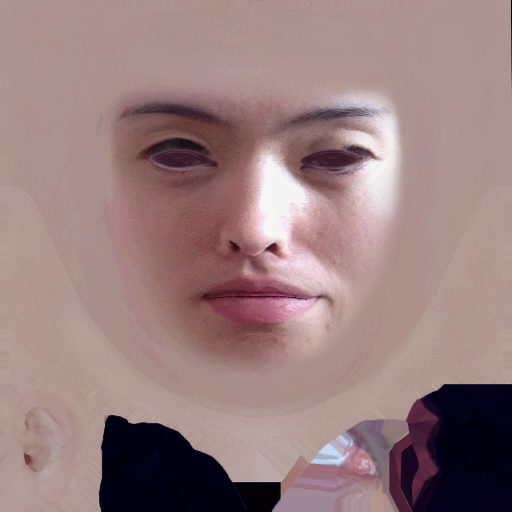
%> input picture code/guided-filter-code-v1/img_feathering/i3.png, 512 x 512 px, given in place of i3.jpg, which was not available
$ octave example_smoothing.m   (GNU Octave 9; MATLAB toolbox functions it lacks are replaced by stand-ins)
%> lines starting %> are read from the running program, lines starting %| are printed output that depends on the picture; pictures that were not available may be replaced by others from this repository, and a replacement may not be noted
### code/guided-filter-code-v1/guidedfilter.m
function q = guidedfilter(I, p, r, eps)
%   GUIDEDFILTER   O(1) time implementation of guided filter.
%
%   - guidance image: I (should be a gray-scale/single channel image)
%   - filtering input image: p (should be a gray-scale/single channel image)
%   - local window radius: r
%   - regularization parameter: eps

[hei, wid] = size(I);
N = boxfilter(ones(hei, wid), r); % the size of each local patch; N=(2r+1)^2 except for boundary pixels.

mean_I = boxfilter(I, r) ./ N;
mean_p = boxfilter(p, r) ./ N;
mean_Ip = boxfilter(I.*p, r) ./ N;
cov_Ip = mean_Ip - mean_I .* mean_p; % this is the covariance of (I, p) in each local patch.

mean_II = boxfilter(I.*I, r) ./ N;
var_I = mean_II - mean_I .* mean_I;

a = cov_Ip ./ (var_I + eps); % Eqn. (5) in the paper;
b = mean_p - a .* mean_I; % Eqn. (6) in the paper;

mean_a = boxfilter(a, r) ./ N;
mean_b = boxfilter(b, r) ./ N;

q = mean_a .* I + mean_b; % Eqn. (8) in the paper;
end

### code/guided-filter-code-v1/boxfilter.m
function imDst = boxfilter(imSrc, r)

%   BOXFILTER   O(1) time box filtering using cumulative sum
%
%   - Definition imDst(x, y)=sum(sum(imSrc(x-r:x+r,y-r:y+r)));
%   - Running time independent of r;
%   - Equivalent to the function: colfilt(imSrc, [2*r+1, 2*r+1], 'sliding', @sum);
%   - But much faster.

[hei, wid] = size(imSrc);
imDst = zeros(size(imSrc));

%cumulative sum over Y axis
imCum = cumsum(imSrc, 1);
%difference over Y axis
imDst(1:r+1, :) = imCum(1+r:2*r+1, :);
imDst(r+2:hei-r, :) = imCum(2*r+2:hei, :) - imCum(1:hei-2*r-1, :);
imDst(hei-r+1:hei, :) = repmat(imCum(hei, :), [r, 1]) - imCum(hei-2*r:hei-r-1, :);

%cumulative sum over X axis
imCum = cumsum(imDst, 2);
%difference over Y axis
imDst(:, 1:r+1) = imCum(:, 1+r:2*r+1);
imDst(:, r+2:wid-r) = imCum(:, 2*r+2:wid) - imCum(:, 1:wid-2*r-1);
imDst(:, wid-r+1:wid) = repmat(imCum(:, wid), [1, r]) - imCum(:, wid-2*r:wid-r-1);
end

### code/guided-filter-code-v1/example_smoothing.m
% example: edge-preserving smoothing
% figure 1 in our paper

close all;

%I = double(imread('.\img_smoothing\cat.bmp')) / 255;
I = double(rgb2gray(imread('.\img_enhancement\i3.jpg'))) / 255;
%> I: size 512x512 double; min 0.00392, max 0.965, mean 0.529
p = I;
r = 4; % try r=2, 4, or 8
eps = 0.1^2; % try eps=0.1^2, 0.2^2, 0.4^2

q = guidedfilter(I, p, r, eps);
%> in boxfilter, `imDst(:, wid-r+1:wid) = repmat(imCum(:, wid), [1, r]) - imCum(:, wid-2..`:
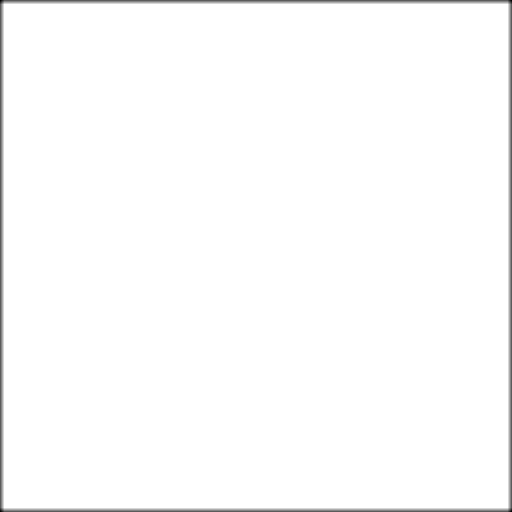
%> imDst: size 512x512 double; min 25, max 81, mean 80.3; drawn with min black and max white
%> in boxfilter (call 2), `imDst(hei-r+1:hei, :) = repmat(imCum(hei, :), [r, 1]) - imCum(hei-2*r:..`: imDst: size 512x512 double; min 0.0196, max 8.68, mean 4.74
%> in boxfilter (call 2), `imDst(:, 1:r+1) = imCum(:, 1+r:2*r+1);`: imDst: size 512x512 double; min 0.0196, max 51.85, mean 5.1
%> in boxfilter (call 2), `imDst(:, wid-r+1:wid) = repmat(imCum(:, wid), [1, r]) - imCum(:, wid-2..`: imDst: size 512x512 double; min 0.176, max 78.14, mean 42.5
%> call 4 of boxfilter, with r = 4
%> in boxfilter (call 4), `imDst(hei-r+1:hei, :) = repmat(imCum(hei, :), [r, 1]) - imCum(hei-2*r:..`: imDst: size 512x512 double; min 7.69e-05, max 8.38, mean 2.86
%> in boxfilter (call 4), `imDst(:, 1:r+1) = imCum(:, 1+r:2*r+1);`: imDst: size 512x512 double; min 7.69e-05, max 33.2, mean 3.1
%> in boxfilter (call 4), `imDst(:, wid-r+1:wid) = repmat(imCum(:, wid), [1, r]) - imCum(:, wid-2..`:
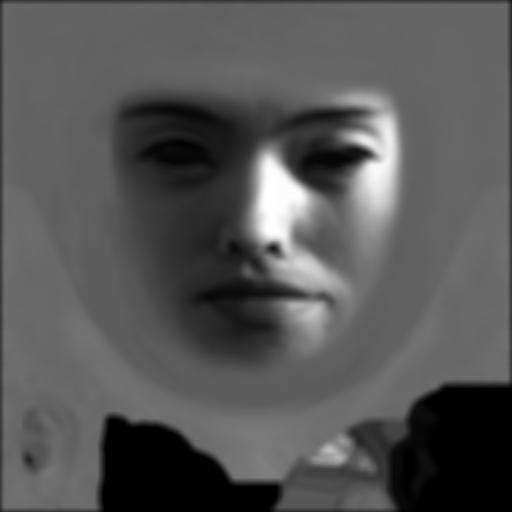
%> imDst: size 512x512 double; min 0.000692, max 75.38, mean 25.6; drawn with min black and max white
%> call 6 of boxfilter, with r = 4
%> in boxfilter (call 6), `imCum = cumsum(imSrc, 1);`:
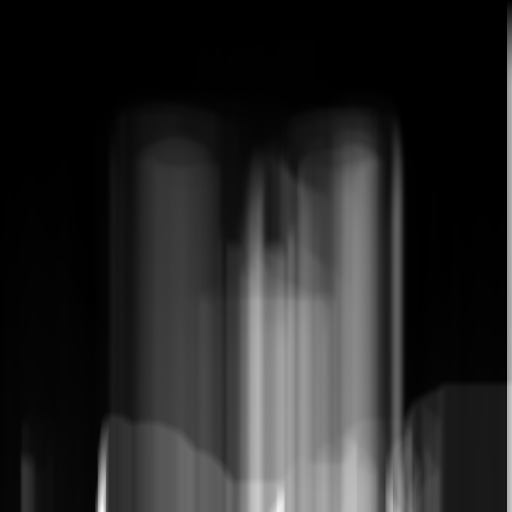
%> imCum: size 512x512 double; min -4.16e-13, max 84.69, mean 13; drawn with min black and max white
%> in boxfilter (call 6), `imDst(hei-r+1:hei, :) = repmat(imCum(hei, :), [r, 1]) - imCum(hei-2*r:..`: imDst: size 512x512 double; min -1.59e-11, max 8.07, mean 0.53
%> in boxfilter (call 6), `imCum = cumsum(imDst, 2);`:
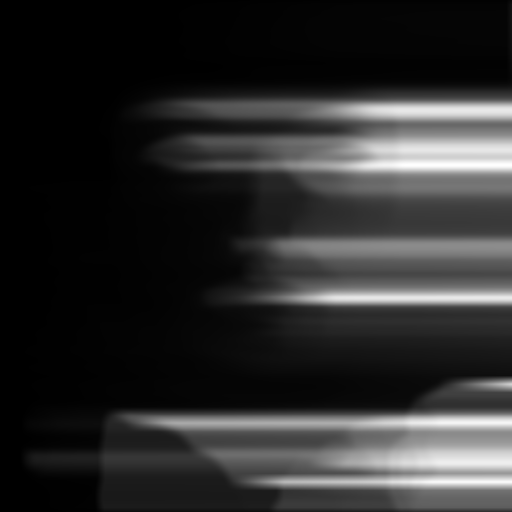
%> imCum: size 512x512 double; min 0.0013, max 682.2, mean 120.7; drawn with min black and max white
%> in boxfilter (call 6), `imDst(:, 1:r+1) = imCum(:, 1+r:2*r+1);`: imDst: size 512x512 double; min -1.59e-11, max 8.07, mean 0.532
%> in boxfilter (call 6), `imDst(:, wid-r+1:wid) = repmat(imCum(:, wid), [1, r]) - imCum(:, wid-2..`:
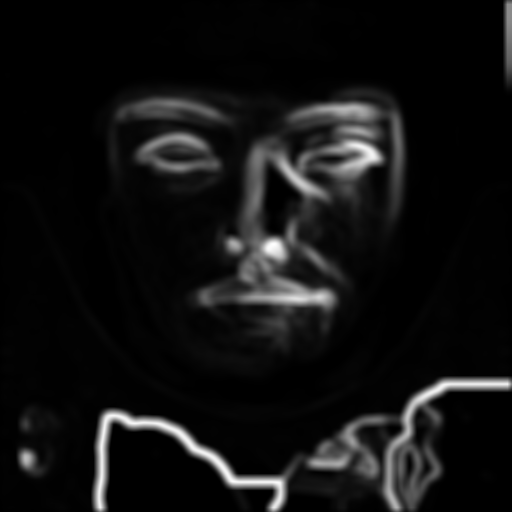
%> imDst: size 512x512 double; min -1.28e-10, max 67.45, mean 4.7; mean of the top-left, top-right, bottom-left and bottom-right quarters 2.9, 5.6, 4, 6.5; drawn with min black and max white
%> call 7 of boxfilter, with r = 4
%> in boxfilter (call 7), `imDst(:, 1:r+1) = imCum(:, 1+r:2*r+1);`:
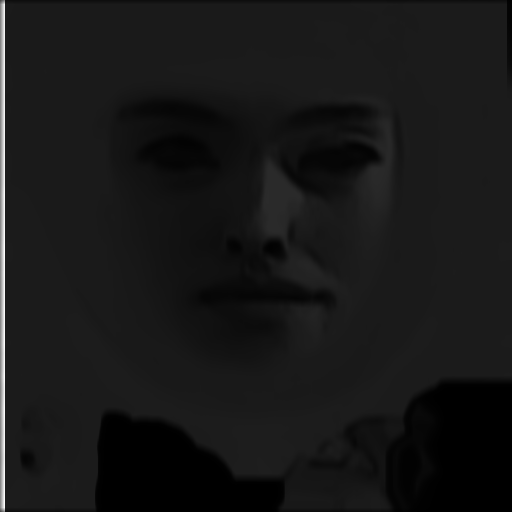
%> imDst: size 512x512 double; min 0.0196, max 51.39, mean 4.8; drawn with min black and max white
%> in boxfilter (call 7), `imDst(:, wid-r+1:wid) = repmat(imCum(:, wid), [1, r]) - imCum(:, wid-2..`:
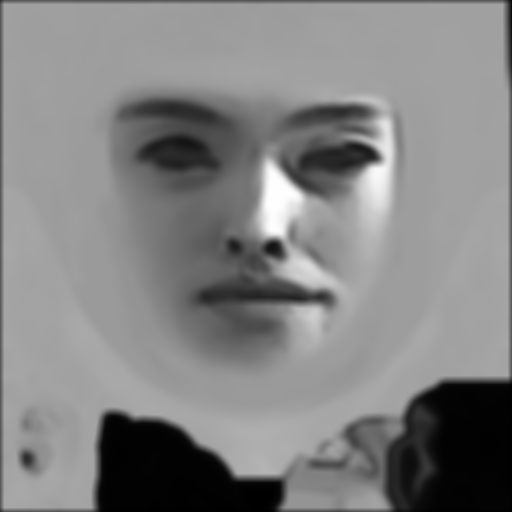
%> imDst: size 512x512 double; min 0.176, max 78.07, mean 40.3; drawn with min black and max white

figure();
imshow([I, q], [0, 1]);

$ run again, with code/guided-filter-code-v1/img_feathering/i5.png copied over code/guided-filter-code-v1/img_feathering/i3.png
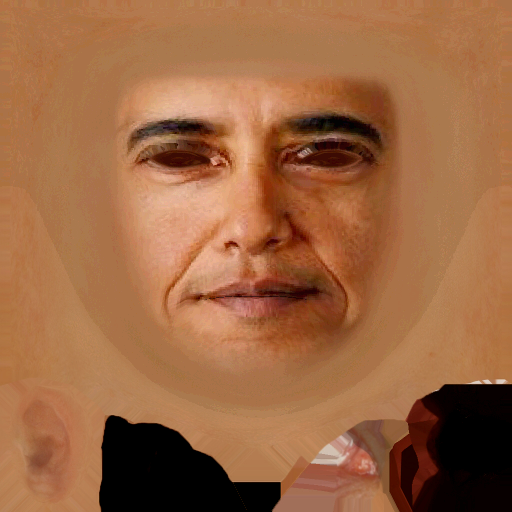
%> input picture code/guided-filter-code-v1/img_feathering/i5.png, 512 x 512 px, given in place of i3.jpg, which was not available
%> in boxfilter (call 6), `imDst(:, wid-r+1:wid) = repmat(imCum(:, wid), [1, r]) - imCum(:, wid-2..`:
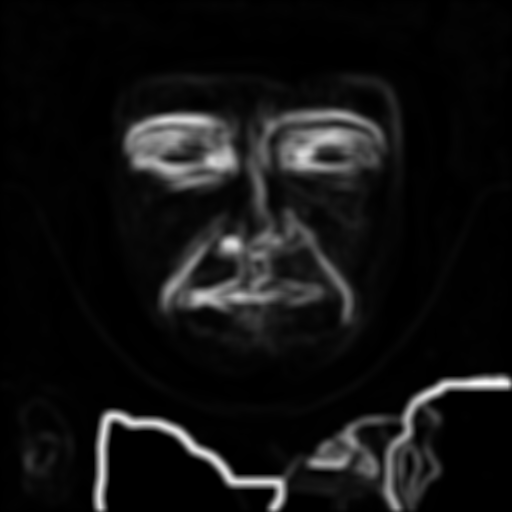
%> imDst: size 512x512 double; min -1.2e-10, max 69.09, mean 5.1; mean of the top-left, top-right, bottom-left and bottom-right quarters 5.2, 5, 4.7, 5.7; drawn with min black and max white
%> in boxfilter (call 7), `imDst(:, wid-r+1:wid) = repmat(imCum(:, wid), [1, r]) - imCum(:, wid-2..`:
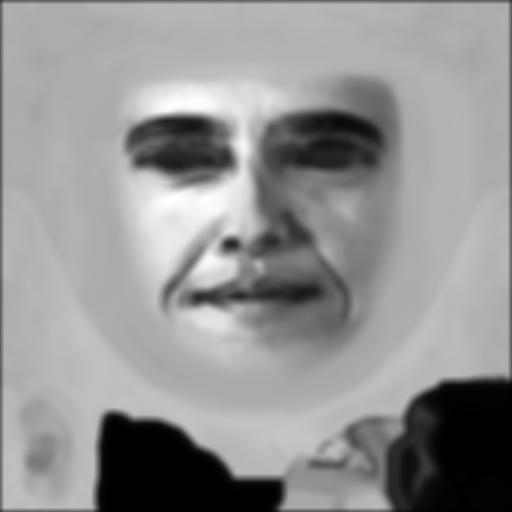
%> imDst: size 512x512 double; min 0, max 59.33, mean 34.2; drawn with min black and max white
